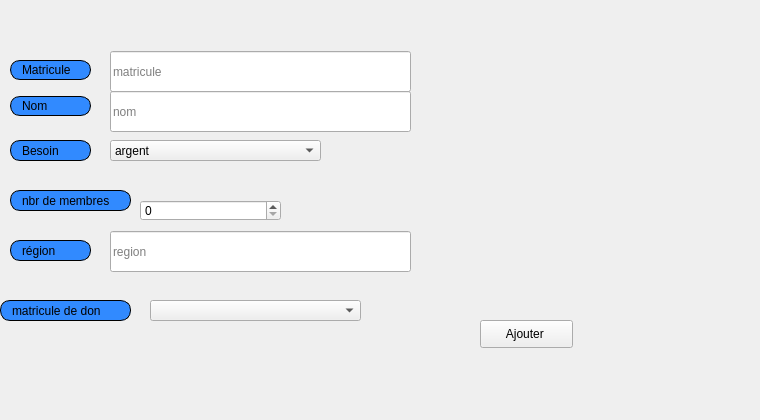
     <widget class="QWidget" name="tab_7">
      <attribute name="title">
       <string>Ajouter</string>
      </attribute>
      <widget class="QLabel" name="label_11">
       <property name="geometry">
        <rect>
         <x>10</x>
         <y>60</y>
         <width>81</width>
         <height>20</height>
        </rect>
       </property>
       <property name="styleSheet">
        <string notr="true">border: 1px solid black;
border-radius: 10px;
padding: 0 8px;
background: #318aff;
font: bold, &quot;Arial&quot;;;
text-align:center;</string>
       </property>
       <property name="text">
        <string>Matricule</string>
       </property>
      </widget>
      <widget class="QLabel" name="label_12">
       <property name="geometry">
        <rect>
         <x>10</x>
         <y>96</y>
         <width>81</width>
         <height>20</height>
        </rect>
       </property>
       <property name="styleSheet">
        <string notr="true">border: 1px solid black;
border-radius: 10px;
padding: 0 8px;
background: #318aff;
font: bold, &quot;Arial&quot;;;
text-align:center;</string>
       </property>
       <property name="text">
        <string>Nom</string>
       </property>
      </widget>
      <widget class="QLabel" name="label_13">
       <property name="geometry">
        <rect>
         <x>10</x>
         <y>140</y>
         <width>81</width>
         <height>21</height>
        </rect>
       </property>
       <property name="styleSheet">
        <string notr="true">border: 1px solid black;
border-radius: 10px;
padding: 0 8px;
background: #318aff;
font: bold, &quot;Arial&quot;;;
text-align:center;</string>
       </property>
       <property name="text">
        <string>Besoin</string>
       </property>
      </widget>
      <widget class="QComboBox" name="besoin_ajouter_famille">
       <property name="geometry">
        <rect>
         <x>110</x>
         <y>140</y>
         <width>211</width>
         <height>21</height>
        </rect>
       </property>
       <item>
        <property name="text">
         <string>argent</string>
        </property>
       </item>
       <item>
        <property name="text">
         <string>vetements</string>
        </property>
       </item>
       <item>
        <property name="text">
         <string>nourriture</string>
        </property>
       </item>
      </widget>
      <widget class="QLineEdit" name="matricule_ajouter_famille">
       <property name="geometry">
        <rect>
         <x>110</x>
         <y>51</y>
         <width>301</width>
         <height>41</height>
        </rect>
       </property>
       <property name="placeholderText">
        <string>matricule</string>
       </property>
      </widget>
      <widget class="QLineEdit" name="nom_ajouter_famille">
       <property name="geometry">
        <rect>
         <x>110</x>
         <y>91</y>
         <width>301</width>
         <height>41</height>
        </rect>
       </property>
       <property name="placeholderText">
        <string>nom</string>
       </property>
      </widget>
      <widget class="QLabel" name="label_25">
       <property name="geometry">
        <rect>
         <x>-20</x>
         <y>-40</y>
         <width>751</width>
         <height>411</height>
        </rect>
       </property>
       <property name="text">
        <string/>
       </property>
       <property name="pixmap">
        <pixmap resource="ressources.qrc">:/images/img/imf.jpg</pixmap>
       </property>
       <property name="scaledContents">
        <bool>true</bool>
       </property>
      </widget>
      <widget class="QLabel" name="label_31">
       <property name="geometry">
        <rect>
         <x>10</x>
         <y>190</y>
         <width>121</width>
         <height>21</height>
        </rect>
       </property>
       <property name="styleSheet">
        <string notr="true">border: 1px solid black;
border-radius: 10px;
padding: 0 8px;
background: #318aff;
font: bold, &quot;Arial&quot;;;
text-align:center;</string>
       </property>
       <property name="text">
        <string>nbr de membres</string>
       </property>
      </widget>
      <widget class="QLabel" name="label_32">
       <property name="geometry">
        <rect>
         <x>10</x>
         <y>240</y>
         <width>81</width>
         <height>21</height>
        </rect>
       </property>
       <property name="styleSheet">
        <string notr="true">border: 1px solid black;
border-radius: 10px;
padding: 0 8px;
background: #318aff;
font: bold, &quot;Arial&quot;;;
text-align:center;</string>
       </property>
       <property name="text">
        <string>région</string>
       </property>
      </widget>
      <widget class="QSpinBox" name="nombre_ajouter_famille">
       <property name="geometry">
        <rect>
         <x>140</x>
         <y>200</y>
         <width>141</width>
         <height>21</height>
        </rect>
       </property>
      </widget>
      <widget class="QLineEdit" name="region_ajouter_famille">
       <property name="geometry">
        <rect>
         <x>110</x>
         <y>231</y>
         <width>301</width>
         <height>41</height>
        </rect>
       </property>
       <property name="placeholderText">
        <string>region</string>
       </property>
      </widget>
      <widget class="QLabel" name="label_35">
       <property name="geometry">
        <rect>
         <x>0</x>
         <y>300</y>
         <width>131</width>
         <height>21</height>
        </rect>
       </property>
       <property name="styleSheet">
        <string notr="true">border: 1px solid black;
border-radius: 10px;
padding: 0 8px;
background: #318aff;
font: bold, &quot;Arial&quot;;;
text-align:center;</string>
       </property>
       <property name="text">
        <string>matricule de don</string>
       </property>
      </widget>
      <widget class="QPushButton" name="ajouter_famille">
       <property name="geometry">
        <rect>
         <x>480</x>
         <y>320</y>
         <width>93</width>
         <height>28</height>
        </rect>
       </property>
       <property name="styleSheet">
        <string notr="true">#ajouter_famille{
font: bold, &quot;Arial&quot;;;     background-color: qlineargradient(x1: 0, y1: 0, x2: 0, y2: 1,
                                       stop: 0 #dadbde, stop: 1 #f6f7fa);
}
#ajouter_famille:pressed {
font: bold, &quot;Arial&quot;;;     background-color: qlineargradient(x1: 0, y1: 0, x2: 0, y2: 1,
                                       stop: 0 #dadbde, stop: 1 #fff07b);}
</string>
       </property>
       <property name="text">
        <string>Ajouter </string>
       </property>
       <property name="icon">
        <iconset resource="ressources.qrc">
         <normaloff>:/images/img/app.png</normaloff>:/images/img/app.png</iconset>
       </property>
      </widget>
      <widget class="QComboBox" name="id_don_ajouter_famille">
       <property name="geometry">
        <rect>
         <x>150</x>
         <y>300</y>
         <width>211</width>
         <height>21</height>
        </rect>
       </property>
      </widget>
      <zorder>label_25</zorder>
      <zorder>label_11</zorder>
      <zorder>label_12</zorder>
      <zorder>label_13</zorder>
      <zorder>besoin_ajouter_famille</zorder>
      <zorder>matricule_ajouter_famille</zorder>
      <zorder>nom_ajouter_famille</zorder>
      <zorder>label_31</zorder>
      <zorder>label_32</zorder>
      <zorder>nombre_ajouter_famille</zorder>
      <zorder>region_ajouter_famille</zorder>
      <zorder>label_35</zorder>
      <zorder>ajouter_famille</zorder>
      <zorder>id_don_ajouter_famille</zorder>
     </widget>
